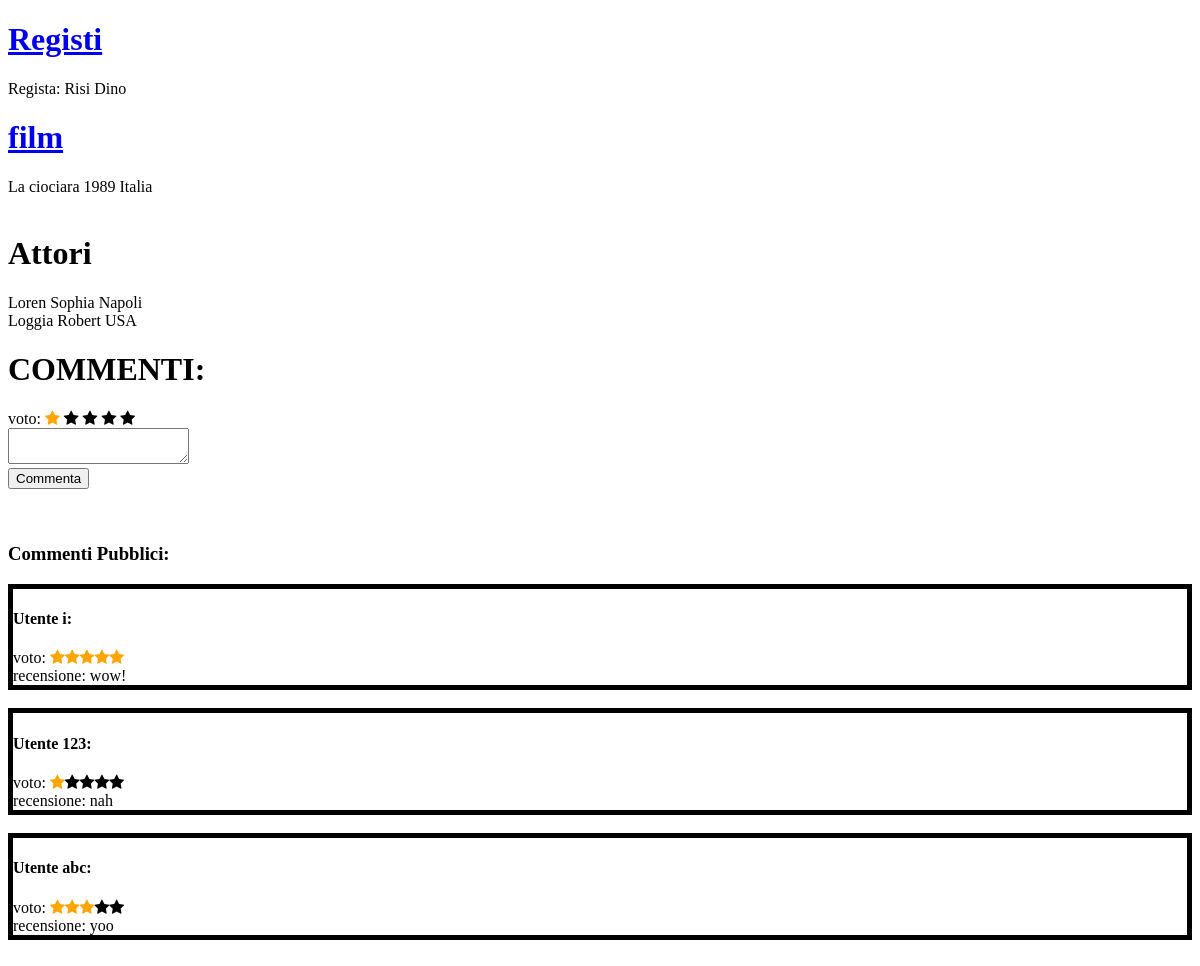
The app's page /dati/subfilm.php?titolo=La ciociara&anno=1989&naz=Italia&id=3&nomer=Dino&cognomer=Risi&idr=2 with its own data.
### tables this page shows
CREATE TABLE `recensioni` (
  `id` int(11) NOT NULL,
  `voto` int(1) NOT NULL,
  `testo` text NOT NULL,
  `coduser` int(11) NOT NULL,
  `codfilm` int(10) NOT NULL
);

CREATE TABLE `users` (
  `iduser` int(11) NOT NULL,
  `username` varchar(100) NOT NULL,
  `nome` varchar(100) NOT NULL,
  `cognome` varchar(100) NOT NULL,
  `email` varchar(100) NOT NULL,
  `pass` text NOT NULL,
  `indirizzo` varchar(100) DEFAULT NULL
);

### dati/subfilm.php (the view, shortened to what this page needs)
<!DOCTYPE html>
<html>
<head>
    <link rel="stylesheet" href="https://cdnjs.cloudflare.com/ajax/libs/font-awesome/4.7.0/css/font-awesome.min.css">
</head>
<body>
    <a href="registi.php"><h1>Registi</h1></a>
    <?php
    $conn = new MySqli("127.0.0.1:3306","root","","videoteca") or die("errore di connessione");
    $conn->query("set names \"UTF\"");
    $no = $_GET["nomer"];
    $cg = $_GET["cognomer"];
    $idr = $_GET["idr"];
    echo "Regista: $cg $no<br>";
    echo "<a href='film.php?nomer=$no&cognomer=$cg&idr=$idr'><h1>film</h1></a>";
    $titolo = $_GET["titolo"];
    $titolo = str_replace("*","'",$titolo);
    $anno = $_GET["anno"];
    $naz = $_GET["naz"];
    $id = $_GET["id"];
    echo $titolo." ".$anno." ".$naz." "."<br><br><h1>Attori</h1>";
    $sql = "select distinct cognomea, nomea, luogoa from attori, recita, film where $id=codfilm and codicea=idattore";
    $table = $conn->query($sql);
    while($ez=$table->fetch_array()){
        echo $ez['cognomea']." ".$ez['nomea']." ".$ez['luogoa']."<br>";
    }
    echo "<form id='form' method='GET' action='../controlli/commenti.php'>
    <input type='hidden' name='idf' value='$id'>
    <input type='hidden' name='titolo' value='$titolo'>
    <input type='hidden' name='anno' value='$anno'>
    <input type='hidden' name='naz' value='$naz'>
    <input type='hidden' name='nomer' value='$no'>
    <input type='hidden' name='cognomer' value='$cg'>
    <input type='hidden' name='idr' value='$idr'>
    ";
    echo "<h1>COMMENTI:</h1>
    voto:
    <span id='1' class='fa fa-star checked' onclick='addstar(this)'></span>
    <span id='2' class='fa fa-star' onclick='addstar(this)'></span>
    <span id='3' class='fa fa-star' onclick='addstar(this)'></span>
    <span id='4' class='fa fa-star' onclick='addstar(this)'></span>
    <span id='5' class='fa fa-star' onclick='addstar(this)'></span><br>
    <textarea name='intxt'></textarea><br>
    <button onclick='checkstar()'>Commenta</button><br>
    </form><br><br><h3>Commenti Pubblici:</h3>";
    $table = $conn->query("select distinct * from recensioni where codfilm=$id ");
    while($j=$table->fetch_array()){
        $u = $j["coduser"];
        $t = $conn->query("select username from users where iduser=$u")->fetch_array();
        $u = $t["username"];
        echo "<div id='chungus' border-width='thick'><h4>Utente ".$u.":</h4>voto: ";
        for($i=0;$i<$j["voto"];$i++){
            echo "<span class='fa fa-star checked'></span>";
        }
        for($i=$j["voto"];$i<5;$i++){
            echo "<span class='fa fa-star'></span>";
        }
        echo "<br>recensione: ".$j['testo']."</div><br>";
    }
    ?>
    <link rel="stylesheet" href="../assets/style.css">
    <link rel="stylesheet" href="../sfondo.css">
</body>
</html>

### sfondo.css (style rules this page uses)
body { background-image: URL("https://i.kym-cdn.com/entries/icons/original/000/038/423/Spamton_screenshot_shop.png"); }

### dati/subfilm.php (style rules this page uses)
div { border: 5px solid black; }
.checked { color: orange; }

### records on screen
recensioni: coduser.username "i", voto 5 (drawn), testo "wow!"
recensioni: coduser.username "123", voto 1 (drawn), testo "nah"
recensioni: coduser.username "abc", voto 3 (drawn), testo "yoo"

### other values on screen
$cg "Risi"
$no "Dino"
$titolo "La ciociara"
$anno "1989"
$naz "Italia"
$ez['cognomea'] "Loren"
$ez['nomea'] "Sophia"
$ez['luogoa'] "Napoli"
$ez['cognomea'] "Loggia"
$ez['nomea'] "Robert"
$ez['luogoa'] "USA"
